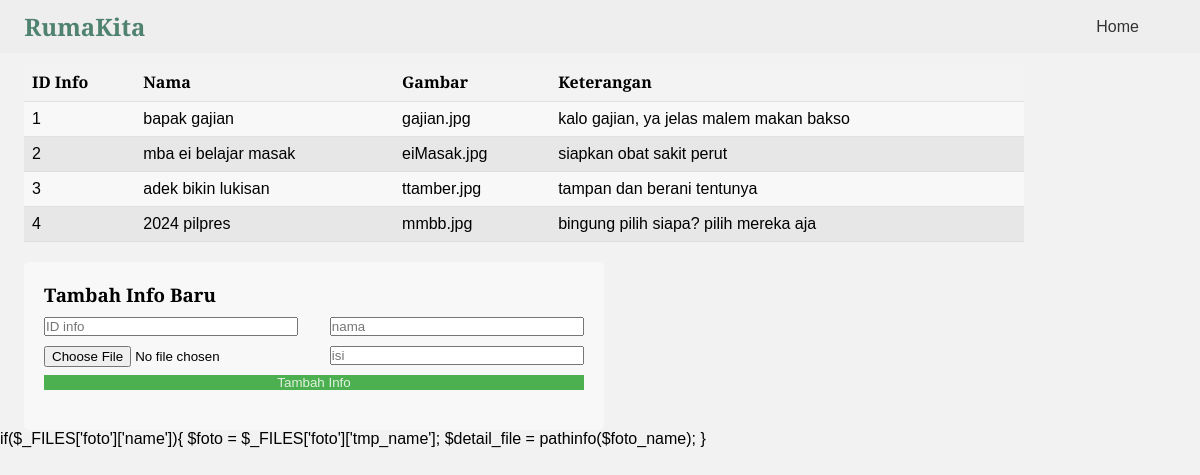
/mainPage/info.php (signed in), run on the app's committed database.
### tables this page shows
CREATE TABLE `list_info` (
  `id_info` int(11) NOT NULL,
  `nama` varchar(63) NOT NULL,
  `foto` varchar(255) NOT NULL,
  `isi` text NOT NULL
);

### mainPage/info.php (the view, shortened to what this page needs)
<!DOCTYPE html>
<html>
<head>
    <link rel="stylesheet" type="text/css" href="styles.css">
</head>
<body>
<nav class="navbar bg-body-tertiary">
    <div class="container">
        <div class="logo">
            <a href="#">RumaKita</a>
        </div>
        <div class="menu">
            <ul class="nav">
                <li class="dropdown">
                    <a href="home.php">Home</a>
                </li>
            </ul>
        </div>
    </div>
</nav>
<div class="main-content">
    <div class="info-list">
        <table>
            <thead>
                <tr>
                    <th>ID Info</th>
                    <th>Nama</th>
                    <th>Gambar</th>
                    <th>Keterangan</th>
                </tr>
            </thead>
            <tbody>
                <?php
                include 'config.php';
                $query = "SELECT * FROM list_info";
                $result = mysqli_query($connection, $query);
                while ($row = mysqli_fetch_assoc($result)) {
                    echo "<tr>";
                    echo "<td>".$row['id_info']."</td>";
                    echo "<td>".$row['nama']."</td>";
                    echo "<td>".$row['foto']."</td>";
                    echo "<td>".$row['isi']."</td>";
                    echo "</tr>";
                }
                ?>
            </tbody>
        </table>
    </div>
</div>
<div class="add-task">
        <form action="add_info.php" method="post" enctype="multipart/form-data">
            <h3>Tambah Info Baru</h3>
            <div class="form-row">
                <input type="number" name="id_info" placeholder="ID info" required>
                <input type="text" name="nama" placeholder="nama" required>
                <input type="file" name="foto" placeholder="gambar" required >
                <input type="text" name="isi" placeholder="isi" required>
                <button type="submit">Tambah Info</button>
            </div>
        </form>
    </div>
if($_FILES['foto']['name']){
    $foto  = $_FILES['foto']['tmp_name'];
    $detail_file = pathinfo($foto_name);
}
</body>
</html>

### mainPage/styles.css (style rules this page uses)
body { font-family: 'Averia Serif Libre', sans-serif; background-color: #f2f2f2; background-size: cover; background-position: center; }
body, h1, h2, h3, p, ul, li, button, input { margin: 0; padding: 0; box-sizing: border-box; }
.navbar { background-color: #eeeeee; padding: 10px 0; width: 100%; margin-bottom: 10px; }
.container { display: flex; justify-content: space-between; align-items: center; }
.logo a { font-weight: bold; text-decoration: none; color:#4f826f; font-size: 1.5em; margin-left: 20%; }
.menu { margin-right: 3%; display: flex; justify-content: flex-end; }
.nav { list-style: none; display: flex; align-items: center; margin: 0; padding: 0; }
.nav li { margin: 0 10px; }
.nav li a { text-decoration: none; color: #333; padding: 10px 15px; transition: background-color 0.3s ease; }
.dropdown { position: relative; }
.logo a { font-weight: bold; text-decoration: none; color: #4f826f; font-size: 1.5em; }
.main-content { display: flex; flex-direction: row; justify-content: flex-start; align-items: flex-start; }
.add-task { background-color: #f9f9f9d2; padding: 20px; border-radius: 5px; margin-left: 2%; width: 45%; max-width: 600px; }
.add-task h3 { margin-bottom: 10px; }
.add-task .form-row { display: flex; flex-wrap: wrap; justify-content: space-between; margin-bottom: 10px; }
.add-task input[type="text"], .add-task input[type="number"], .add-task input[type="date"], .add-task button { width: calc(48% - 5px); margin-bottom: 10px; }
.add-task button { width: 100%; background-color: #4CAF50; color: rgba(255, 255, 255, 0.826); border: none; cursor: pointer; }
.add-task .form-row input:last-child, .add-task .form-row button { margin-right: 0; }
.info-list { width: 100%; max-width: 1000px; max-height: 1000px; margin-left: 2%; margin-bottom: 20px; overflow-y: auto; }
.info-list table { width: 100%; border-collapse: collapse; max-height: 50px; overflow-y: auto; }
.info-list tbody tr:nth-child(odd) { background-color: #fafafad6; }
.info-list tbody tr:nth-child(even) { background-color: #e5e5e5d5; }
.info-list th, .info-list td { padding: 8px; text-align: left; border-bottom: 1px solid #ddddddd4; }
.info-list th { background-color: #f3f3f3d3; }

### data on the page
list_info: id_info "1", nama "bapak gajian", foto "gajian.jpg", isi "kalo gajian, ya jelas malem makan bakso"
list_info: id_info "2", nama "mba ei belajar masak", foto "eiMasak.jpg", isi "siapkan obat sakit perut"
list_info: id_info "3", nama "adek bikin lukisan", foto "ttamber.jpg", isi "tampan dan berani tentunya"
list_info: id_info "4", nama "2024 pilpres", foto "mmbb.jpg", isi "bingung pilih siapa? pilih mereka aja"
